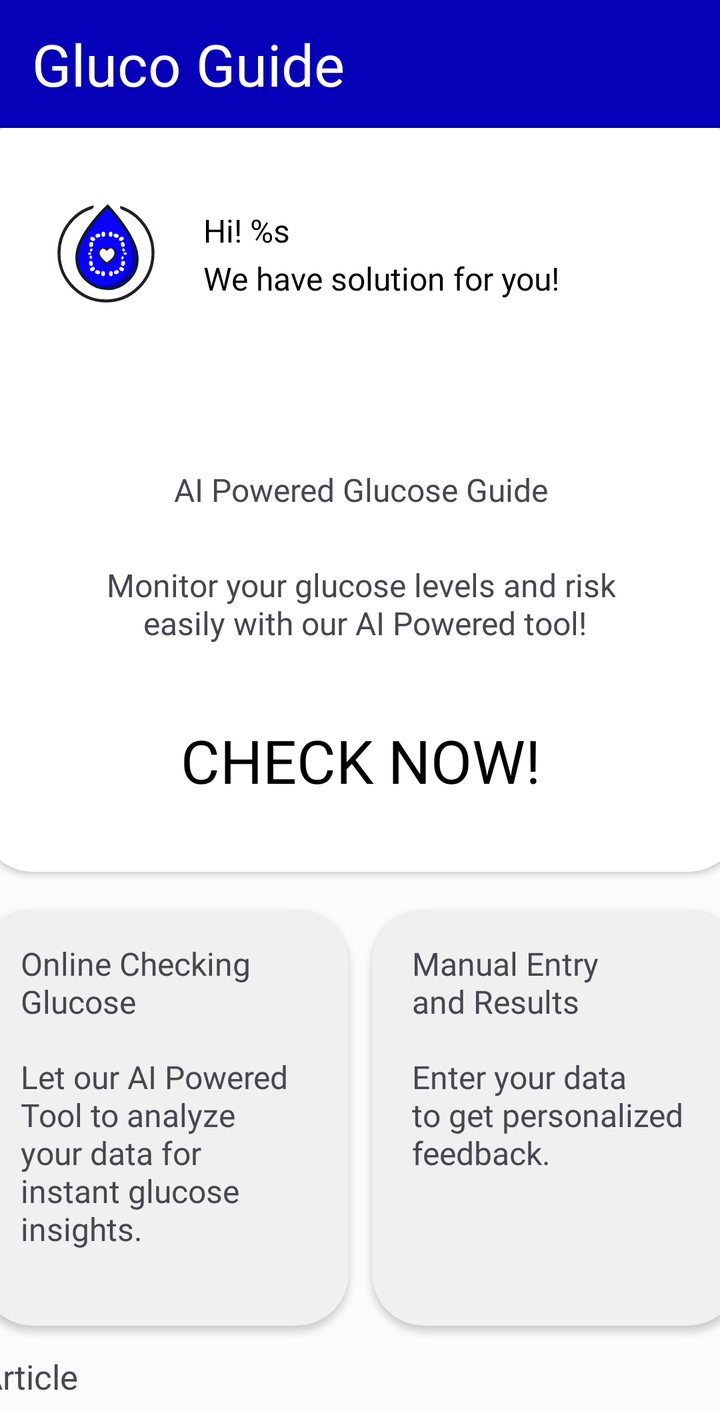
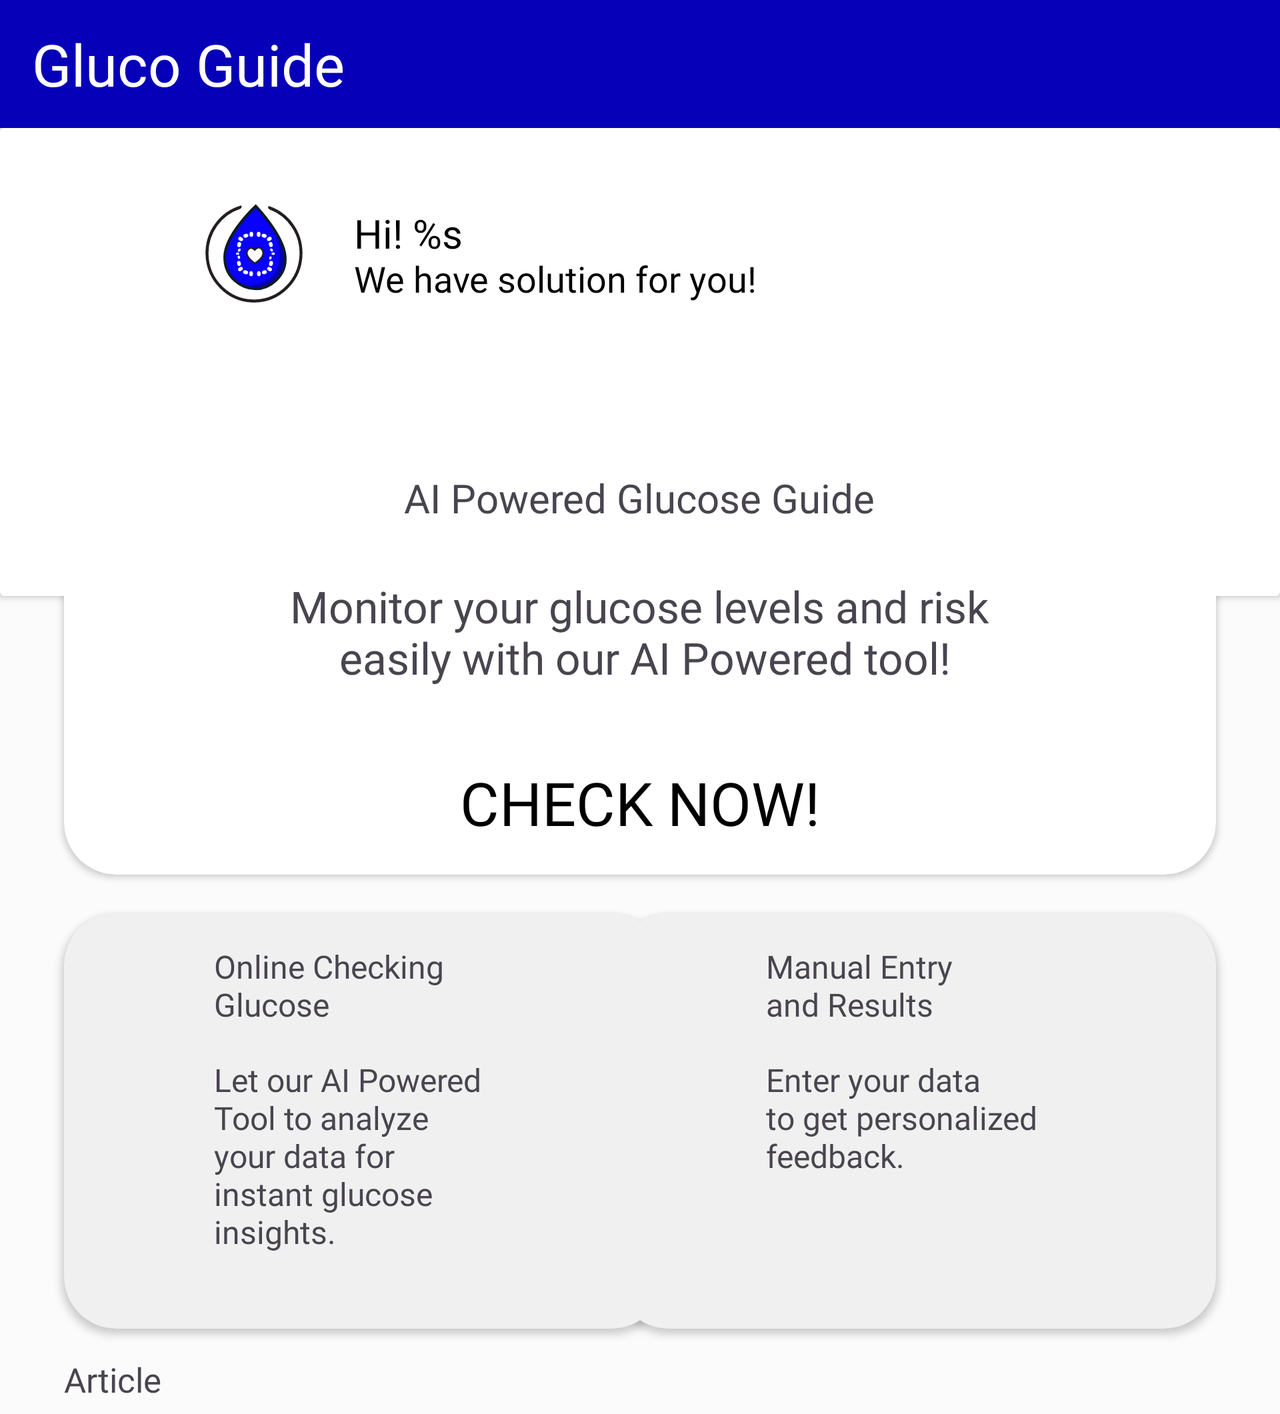

One screen, two layout resources from the same app: the default and the repository's alternative for another configuration. Each is rendered where Android would select it; the XML of both is given below.
<!-- AndroidManifest.xml: application theme Theme.GlucoGuide -->
<!-- res/layout/fragment_home.xml -->
<?xml version="1.0" encoding="utf-8"?>
<androidx.core.widget.NestedScrollView
    xmlns:android="http://schemas.android.com/apk/res/android"
    xmlns:app="http://schemas.android.com/apk/res-auto"
    xmlns:tools="http://schemas.android.com/tools"
    android:layout_width="match_parent"
    android:layout_height="match_parent">

    <androidx.constraintlayout.widget.ConstraintLayout
        android:layout_width="match_parent"
        android:layout_height="match_parent"
        android:background="@color/background">

        <com.google.android.material.appbar.AppBarLayout
            android:id="@+id/appBarLayout"
            android:layout_width="match_parent"
            android:layout_height="wrap_content"
            app:layout_constraintEnd_toEndOf="parent"
            app:layout_constraintStart_toStartOf="parent"
            app:layout_constraintTop_toTopOf="parent">

            <com.google.android.material.appbar.MaterialToolbar
                android:id="@+id/toolbar"
                android:layout_width="match_parent"
                android:layout_height="?attr/actionBarSize"
                android:background="@color/dark_blue"
                app:title="@string/app_name"
                app:titleTextAppearance="@style/ToolbarTitleText" />

        </com.google.android.material.appbar.AppBarLayout>

        <androidx.cardview.widget.CardView
            android:id="@+id/materialCardView"
            android:layout_width="match_parent"
            android:layout_height="234.09dp"
            android:background="@color/dark_blue"
            app:layout_constraintTop_toBottomOf="@+id/appBarLayout" />

        <androidx.cardview.widget.CardView
            android:id="@+id/cardView"
            android:layout_width="74dp"
            android:layout_height="74dp"
            android:layout_gravity="center"
            android:layout_marginStart="16dp"
            android:layout_marginTop="90dp"
            app:cardBackgroundColor="@color/white"
            app:cardCornerRadius="50dp"
            app:cardElevation="2dp"
            app:layout_constraintStart_toStartOf="parent"
            app:layout_constraintTop_toTopOf="parent">

            <ImageView
                android:id="@+id/iv_gluco_guide"
                android:layout_width="match_parent"
                android:layout_height="match_parent"
                android:contentDescription="@string/app_logo"
                android:scaleType="centerInside"
                android:src="@drawable/app_logo" />
        </androidx.cardview.widget.CardView>

        <androidx.cardview.widget.CardView
            android:id="@+id/cv_message"
            android:layout_width="279dp"
            android:layout_height="wrap_content"
            android:layout_marginStart="16dp"
            android:layout_marginEnd="16dp"
            app:layout_constraintBottom_toBottomOf="@id/cardView"
            app:layout_constraintEnd_toEndOf="parent"
            app:layout_constraintStart_toEndOf="@id/cardView"
            app:layout_constraintTop_toTopOf="@id/cardView">

            <TextView
                android:id="@+id/tv_gluco_guide"
                android:layout_width="match_parent"
                android:layout_height="match_parent"
                android:fontFamily="@font/nunito_semibold"
                android:paddingStart="16dp"
                android:paddingTop="8dp"
                android:paddingEnd="16dp"
                android:text="@string/hi_gluco_friend"
                android:textColor="@color/black"
                android:textSize="16sp" />

            <TextView
                android:id="@+id/tv_message"
                android:layout_width="match_parent"
                android:layout_height="match_parent"
                android:fontFamily="@font/nunito"
                android:paddingStart="16dp"
                android:paddingTop="32dp"
                android:paddingEnd="16dp"
                android:paddingBottom="8dp"
                android:text="@string/we_have_something_for_you"
                android:textColor="@color/black"
                android:textSize="16sp" />
        </androidx.cardview.widget.CardView>

        <androidx.cardview.widget.CardView
            android:id="@+id/cardView2"
            android:layout_width="380dp"
            android:layout_height="234dp"
            android:layout_marginStart="16dp"
            android:layout_marginTop="44dp"
            android:layout_marginEnd="16dp"
            app:cardCornerRadius="26dp"
            app:cardBackgroundColor="@color/white"
            app:layout_constraintEnd_toEndOf="parent"
            app:layout_constraintStart_toStartOf="parent"
            app:layout_constraintTop_toBottomOf="@+id/cv_message">

            <LinearLayout
                android:layout_width="wrap_content"
                android:layout_height="wrap_content"
                android:layout_gravity="center_horizontal"
                android:gravity="center_horizontal"
                android:orientation="vertical">

                <TextView
                    android:id="@+id/tv_ai_powered_glucose_guide"
                    android:layout_width="wrap_content"
                    android:layout_height="wrap_content"
                    android:layout_marginTop="32dp"
                    android:fontFamily="@font/nunito_semibold"
                    android:text="@string/ai_powered_glucose_guide"
                    android:textAlignment="center"
                    android:textSize="16sp" />

                <TextView
                    android:id="@+id/tv_monitor_your_glucose"
                    android:layout_width="wrap_content"
                    android:layout_height="wrap_content"
                    android:layout_marginTop="26dp"
                    android:fontFamily="@font/nunito_bold"
                    android:text="@string/monitor_your_glucose"
                    android:textAlignment="center"
                    android:textSize="16sp" />

                <androidx.appcompat.widget.AppCompatButton
                    android:id="@+id/btn_check_now"
                    android:layout_width="300dp"
                    android:layout_height="60dp"
                    android:layout_marginTop="28dp"
                    android:background="@drawable/button_background"
                    android:fontFamily="@font/nunito_bold"
                    android:text="@string/check_now"
                    android:textColor="@color/black"
                    android:textSize="30sp" />
            </LinearLayout>

        </androidx.cardview.widget.CardView>

        <androidx.cardview.widget.CardView
            android:id="@+id/cardView3"
            android:layout_width="184dp"
            android:layout_height="208dp"
            android:layout_marginTop="19dp"
            app:cardCornerRadius="26dp"
            app:cardBackgroundColor="@color/grey"
            app:layout_constraintStart_toStartOf="@+id/cardView2"
            app:layout_constraintTop_toBottomOf="@+id/cardView2">

            <androidx.constraintlayout.widget.ConstraintLayout
                android:layout_width="wrap_content"
                android:layout_height="wrap_content">

                <TextView
                    android:id="@+id/textView"
                    android:layout_width="wrap_content"
                    android:layout_height="wrap_content"
                    android:layout_marginStart="20dp"
                    android:layout_marginTop="16dp"
                    android:text="@string/online_glucose_checking"
                    android:textSize="16sp"
                    android:fontFamily="@font/nunito_medium"
                    app:layout_constraintStart_toStartOf="parent"
                    app:layout_constraintTop_toTopOf="parent" />

                <TextView
                    android:layout_width="wrap_content"
                    android:layout_height="wrap_content"
                    android:layout_marginTop="16dp"
                    android:fontFamily="@font/nunito_bold"
                    android:text="@string/let_our_ai_powered"
                    android:textSize="16sp"
                    app:layout_constraintStart_toStartOf="@+id/textView"
                    app:layout_constraintTop_toBottomOf="@+id/textView" />
            </androidx.constraintlayout.widget.ConstraintLayout>
        </androidx.cardview.widget.CardView>

        <androidx.cardview.widget.CardView
            android:id="@+id/cardView4"
            android:layout_width="184dp"
            android:layout_height="208dp"
            android:layout_marginTop="19dp"
            app:cardBackgroundColor="@color/grey"
            app:cardCornerRadius="26dp"
            app:layout_constraintEnd_toEndOf="@+id/cardView2"
            app:layout_constraintTop_toBottomOf="@+id/cardView2">

            <androidx.constraintlayout.widget.ConstraintLayout
                android:layout_width="wrap_content"
                android:layout_height="wrap_content">

                <TextView
                    android:id="@+id/manual_entry"
                    android:layout_width="wrap_content"
                    android:layout_height="wrap_content"
                    android:layout_marginStart="20dp"
                    android:layout_marginTop="16dp"
                    android:fontFamily="@font/nunito_medium"
                    android:text="@string/manual_entry_results"
                    android:textSize="16sp"
                    app:layout_constraintStart_toStartOf="parent"
                    app:layout_constraintTop_toTopOf="parent" />

                <TextView
                    android:layout_width="wrap_content"
                    android:layout_height="wrap_content"
                    android:layout_marginTop="16dp"
                    android:fontFamily="@font/nunito_bold"
                    android:text="@string/enter_your_data"
                    android:textSize="16sp"
                    app:layout_constraintStart_toStartOf="@+id/manual_entry"
                    app:layout_constraintTop_toBottomOf="@+id/manual_entry" />
            </androidx.constraintlayout.widget.ConstraintLayout>
        </androidx.cardview.widget.CardView>

        <TextView
            android:id="@+id/textView2"
            android:layout_width="wrap_content"
            android:layout_height="wrap_content"
            android:layout_marginTop="14dp"
            android:fontFamily="@font/nunito_semibold"
            android:text="@string/article"
            android:textSize="17sp"
            app:layout_constraintStart_toStartOf="@+id/cardView3"
            app:layout_constraintTop_toBottomOf="@+id/cardView3" />

        <androidx.recyclerview.widget.RecyclerView
            android:id="@+id/rv_news"
            android:layout_width="match_parent"
            android:layout_height="match_parent"
            android:layout_marginTop="6dp"
            android:background="@color/background"
            tools:listitem="@layout/news_item"
            app:layout_constraintEnd_toEndOf="@+id/cardView4"
            app:layout_constraintStart_toStartOf="@+id/textView2"
            app:layout_constraintTop_toBottomOf="@+id/textView2"
            app:layout_constraintBottom_toBottomOf="parent"/>

    </androidx.constraintlayout.widget.ConstraintLayout>
</androidx.core.widget.NestedScrollView>
<!-- res/layout/news_item.xml (included above) -->
<?xml version="1.0" encoding="utf-8"?>
<androidx.cardview.widget.CardView
    xmlns:android="http://schemas.android.com/apk/res/android"
    xmlns:app="http://schemas.android.com/apk/res-auto"
    android:layout_width="match_parent"
    android:layout_height="wrap_content"
    android:layout_marginHorizontal="16dp"
    app:cardCornerRadius="22dp"
    android:layout_marginVertical="8dp">
    
    <androidx.constraintlayout.widget.ConstraintLayout
        android:layout_width="match_parent"
        android:layout_height="match_parent"
        android:background="@color/grey">

        <ImageView
            android:id="@+id/imageView"
            android:contentDescription="@string/news_image"
            android:layout_width="81dp"
            android:layout_height="89dp"
            android:layout_marginVertical="16dp"
            android:layout_marginStart="16dp"
            app:cornerRadius="26dp"
            android:scaleType="centerCrop"
            app:layout_constraintBottom_toBottomOf="parent"
            app:layout_constraintStart_toStartOf="parent"
            app:layout_constraintTop_toTopOf="parent" />

        <TextView
            android:id="@+id/news_title"
            android:layout_width="0dp"
            android:layout_height="wrap_content"
            android:layout_marginStart="16dp"
            android:layout_marginEnd="16dp"
            android:ellipsize="end"
            android:fontFamily="@font/nunito_bold"
            android:maxLines="3"
            android:text="@string/comparing_camel"
            android:textSize="16sp"
            app:layout_constraintEnd_toEndOf="parent"
            app:layout_constraintStart_toEndOf="@+id/imageView"
            app:layout_constraintTop_toTopOf="@+id/imageView" />

        <TextView
            android:id="@+id/news_description"
            android:layout_width="0dp"
            android:layout_height="wrap_content"
            android:layout_marginTop="8dp"
            android:layout_marginEnd="16dp"
            android:fontFamily="@font/nunito"
            android:ellipsize="end"
            android:maxLines="2"
            android:text="@string/in_a_recent"
            android:textSize="13sp"
            app:layout_constraintBottom_toBottomOf="@+id/imageView"
            app:layout_constraintEnd_toEndOf="@+id/news_title"
            app:layout_constraintStart_toStartOf="@+id/news_title"
            app:layout_constraintTop_toBottomOf="@+id/news_title" />

    </androidx.constraintlayout.widget.ConstraintLayout>

</androidx.cardview.widget.CardView>
<!-- resources referenced by this layout -->
<resources>
  <color name="background">#FCFBFB</color>
  <color name="black">#FF000000</color>
  <color name="dark_blue">#0601B8</color>
  <color name="grey">#F0F0F0</color>
  <color name="white">#FFFFFFFF</color>
  <!-- drawable app_logo: vector/xml drawable (drawable, 4807 chars, omitted) -->
  <!-- drawable button_background (drawable) -->
  <?xml version="1.0" encoding="utf-8"?>
  <shape
      android:shape="rectangle"
      xmlns:android="http://schemas.android.com/apk/res/android">
      <solid android:color="@color/army" />
      <corners android:radius="50dp" />
  </shape>
  <string name="ai_powered_glucose_guide">AI Powered Glucose Guide</string>
  <string name="app_logo">App logo</string>
  <string name="app_name">Gluco Guide</string>
  <string name="article">Article</string>
  <string name="check_now">Check Now!</string>
  <string name="comparing_camel">Comparing camel, cow and goat\nmilk : Which is best for diabetes\nand heart health?</string>
  <string name="enter_your_data">
          Enter your data\nto get personalized\nfeedback.
      </string>
  <string name="hi_gluco_friend">Hi! %s</string>
  <string name="in_a_recent">In a recent review published in the Nutrients lorem ipsum color sit dot amet</string>
  <string name="let_our_ai_powered">
          Let our AI Powered\nTool to analyze\nyour data for\ninstant glucose\ninsights.
      </string>
  <string name="manual_entry_results">Manual Entry\nand Results</string>
  <string name="monitor_your_glucose">Monitor your glucose levels and risk\n
      easily with our AI Powered tool!</string>
  <string name="news_image">news image</string>
  <string name="online_glucose_checking">Online Checking\nGlucose</string>
  <string name="we_have_something_for_you">We have solution for you!</string>
  <style name="ToolbarTitleText" parent="TextAppearance.Widget.AppCompat.Toolbar.Title">
          <item name="android:fontFamily">@font/nunito_bold</item>
          <item name="android:textSize">29sp</item>
          <item name="android:textColor">@color/white</item>
      </style>
  <style name="Theme.GlucoGuide" parent="Base.Theme.GlucoGuide">
          <item name="android:statusBarColor">@color/dark_blue</item>
      </style>
  <style name="Base.Theme.GlucoGuide" parent="Theme.Material3.DayNight.NoActionBar">
          
  
      </style>
</resources>
<!-- res/layout-land/fragment_home.xml (the repository's variant of the layout above) -->
<!-- drawn on the phone turned sideways -->
<?xml version="1.0" encoding="utf-8"?>
<androidx.core.widget.NestedScrollView
    xmlns:android="http://schemas.android.com/apk/res/android"
    xmlns:app="http://schemas.android.com/apk/res-auto"
    xmlns:tools="http://schemas.android.com/tools"
    android:layout_width="match_parent"
    android:layout_height="match_parent">

    <androidx.constraintlayout.widget.ConstraintLayout
        android:layout_width="match_parent"
        android:layout_height="match_parent"
        android:background="@color/background">

        <com.google.android.material.appbar.AppBarLayout
            android:id="@+id/appBarLayout"
            android:layout_width="match_parent"
            android:layout_height="wrap_content"
            app:layout_constraintEnd_toEndOf="parent"
            app:layout_constraintStart_toStartOf="parent"
            app:layout_constraintTop_toTopOf="parent">

            <com.google.android.material.appbar.MaterialToolbar
                android:id="@+id/toolbar"
                android:layout_width="match_parent"
                android:layout_height="?attr/actionBarSize"
                android:background="@color/dark_blue"
                app:title="@string/app_name"
                app:titleTextAppearance="@style/ToolbarTitleText" />

        </com.google.android.material.appbar.AppBarLayout>

        <androidx.cardview.widget.CardView
            android:id="@+id/materialCardView"
            android:layout_width="match_parent"
            android:layout_height="234.09dp"
            android:background="@color/dark_blue"
            app:layout_constraintTop_toBottomOf="@+id/appBarLayout" />

        <androidx.cardview.widget.CardView
            android:id="@+id/cardView"
            android:layout_width="74dp"
            android:layout_height="74dp"
            android:layout_gravity="center"
            android:layout_marginStart="90dp"
            android:layout_marginTop="90dp"
            app:cardBackgroundColor="@color/white"
            app:cardCornerRadius="50dp"
            app:cardElevation="2dp"
            app:layout_constraintStart_toStartOf="parent"
            app:layout_constraintTop_toTopOf="parent">

            <ImageView
                android:id="@+id/iv_gluco_guide"
                android:layout_width="match_parent"
                android:layout_height="match_parent"
                android:contentDescription="@string/app_logo"
                android:scaleType="centerInside"
                android:src="@drawable/app_logo" />
        </androidx.cardview.widget.CardView>

        <androidx.cardview.widget.CardView
            android:id="@+id/cv_message"
            android:layout_width="450dp"
            android:layout_height="wrap_content"
            android:layout_marginEnd="32dp"
            app:layout_constraintBottom_toBottomOf="@id/cardView"
            app:layout_constraintEnd_toEndOf="parent"
            app:layout_constraintStart_toEndOf="@+id/cardView"
            app:layout_constraintTop_toTopOf="@id/cardView">

            <TextView
                android:id="@+id/tv_gluco_guide"
                android:layout_width="match_parent"
                android:layout_height="match_parent"
                android:fontFamily="@font/nunito_bold"
                android:paddingStart="16dp"
                android:paddingTop="8dp"
                android:paddingEnd="16dp"
                android:text="@string/hi_gluco_friend"
                android:textColor="@color/black"
                android:textSize="20sp" />

            <TextView
                android:id="@+id/tv_message"
                android:layout_width="match_parent"
                android:layout_height="match_parent"
                android:fontFamily="@font/nunito"
                android:paddingStart="16dp"
                android:paddingTop="32dp"
                android:paddingEnd="16dp"
                android:paddingBottom="8dp"
                android:text="@string/we_have_something_for_you"
                android:textColor="@color/black"
                android:textSize="18sp" />
        </androidx.cardview.widget.CardView>

        <androidx.cardview.widget.CardView
            android:id="@+id/cardView2"
            android:layout_width="match_parent"
            android:layout_height="234dp"
            android:layout_marginHorizontal="32dp"
            android:layout_marginTop="44dp"
            app:cardCornerRadius="26dp"
            app:cardBackgroundColor="@color/white"
            app:layout_constraintEnd_toEndOf="parent"
            app:layout_constraintStart_toStartOf="parent"
            app:layout_constraintTop_toBottomOf="@+id/cv_message">

            <LinearLayout
                android:layout_width="wrap_content"
                android:layout_height="wrap_content"
                android:layout_gravity="center_horizontal"
                android:gravity="center_horizontal"
                android:orientation="vertical">

                <TextView
                    android:id="@+id/tv_ai_powered_glucose_guide"
                    android:layout_width="wrap_content"
                    android:layout_height="wrap_content"
                    android:layout_marginTop="32dp"
                    android:fontFamily="@font/nunito_semibold"
                    android:text="@string/ai_powered_glucose_guide"
                    android:textAlignment="center"
                    android:textSize="20sp" />

                <TextView
                    android:id="@+id/tv_monitor_your_glucose"
                    android:layout_width="wrap_content"
                    android:layout_height="wrap_content"
                    android:layout_marginTop="26dp"
                    android:fontFamily="@font/nunito_bold"
                    android:text="@string/monitor_your_glucose"
                    android:textAlignment="center"
                    android:textSize="22sp" />

                <androidx.appcompat.widget.AppCompatButton
                    android:id="@+id/btn_check_now"
                    android:layout_width="370dp"
                    android:layout_height="60dp"
                    android:layout_marginTop="28dp"
                    android:background="@drawable/button_background"
                    android:fontFamily="@font/nunito_bold"
                    android:text="@string/check_now"
                    android:textColor="@color/black"
                    android:textSize="30sp" />
            </LinearLayout>

        </androidx.cardview.widget.CardView>

        <androidx.cardview.widget.CardView
            android:id="@+id/cardView3"
            android:layout_width="300dp"
            android:layout_height="208dp"
            android:layout_marginTop="19dp"
            app:cardCornerRadius="26dp"
            app:cardBackgroundColor="@color/grey"
            app:layout_constraintStart_toStartOf="@+id/cardView2"
            app:layout_constraintTop_toBottomOf="@+id/cardView2">

            <androidx.constraintlayout.widget.ConstraintLayout
                android:layout_width="wrap_content"
                android:layout_height="wrap_content">

                <TextView
                    android:id="@+id/textView"
                    android:layout_width="wrap_content"
                    android:layout_height="wrap_content"
                    android:layout_marginHorizontal="75dp"
                    android:layout_marginTop="16dp"
                    android:text="@string/online_glucose_checking"
                    android:textSize="16sp"
                    android:fontFamily="@font/nunito_medium"
                    app:layout_constraintStart_toStartOf="parent"
                    app:layout_constraintTop_toTopOf="parent" />

                <TextView
                    android:layout_width="wrap_content"
                    android:layout_height="wrap_content"
                    android:layout_marginTop="16dp"
                    android:fontFamily="@font/nunito_bold"
                    android:text="@string/let_our_ai_powered"
                    android:textSize="16sp"
                    app:layout_constraintStart_toStartOf="@+id/textView"
                    app:layout_constraintTop_toBottomOf="@+id/textView" />
            </androidx.constraintlayout.widget.ConstraintLayout>
        </androidx.cardview.widget.CardView>

        <androidx.cardview.widget.CardView
            android:id="@+id/cardView4"
            android:layout_width="300dp"
            android:layout_height="208dp"
            android:layout_marginTop="19dp"
            app:cardBackgroundColor="@color/grey"
            app:cardCornerRadius="26dp"
            app:layout_constraintEnd_toEndOf="@+id/cardView2"
            app:layout_constraintTop_toBottomOf="@+id/cardView2">

            <androidx.constraintlayout.widget.ConstraintLayout
                android:layout_width="wrap_content"
                android:layout_height="wrap_content">

                <TextView
                    android:id="@+id/manual_entry"
                    android:layout_width="wrap_content"
                    android:layout_height="wrap_content"
                    android:layout_marginHorizontal="75dp"
                    android:layout_marginTop="16dp"
                    android:fontFamily="@font/nunito_medium"
                    android:text="@string/manual_entry_results"
                    android:textSize="16sp"
                    app:layout_constraintStart_toStartOf="parent"
                    app:layout_constraintTop_toTopOf="parent" />

                <TextView
                    android:layout_width="wrap_content"
                    android:layout_height="wrap_content"
                    android:layout_marginTop="16dp"
                    android:fontFamily="@font/nunito_bold"
                    android:text="@string/enter_your_data"
                    android:textSize="16sp"
                    app:layout_constraintStart_toStartOf="@+id/manual_entry"
                    app:layout_constraintTop_toBottomOf="@+id/manual_entry" />
            </androidx.constraintlayout.widget.ConstraintLayout>
        </androidx.cardview.widget.CardView>

        <TextView
            android:id="@+id/textView2"
            android:layout_width="wrap_content"
            android:layout_height="wrap_content"
            android:layout_marginTop="14dp"
            android:fontFamily="@font/nunito_semibold"
            android:text="@string/article"
            android:textSize="17sp"
            app:layout_constraintStart_toStartOf="@+id/cardView3"
            app:layout_constraintTop_toBottomOf="@+id/cardView3" />

        <androidx.recyclerview.widget.RecyclerView
            android:id="@+id/rv_news"
            android:layout_width="match_parent"
            android:layout_height="match_parent"
            android:layout_marginTop="6dp"
            android:layout_marginHorizontal="20dp"
            android:background="@color/background"
            tools:listitem="@layout/news_item"
            app:layout_constraintEnd_toEndOf="@+id/cardView4"
            app:layout_constraintStart_toStartOf="@+id/textView2"
            app:layout_constraintTop_toBottomOf="@+id/textView2"
            app:layout_constraintBottom_toBottomOf="parent"/>

    </androidx.constraintlayout.widget.ConstraintLayout>
</androidx.core.widget.NestedScrollView>
